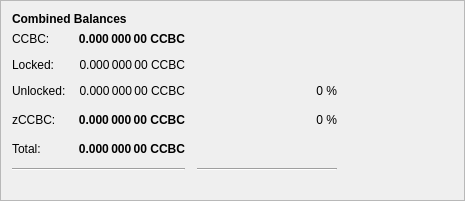
         <widget class="QFrame" name="frame_3">
          <property name="geometry">
           <rect>
            <x>0</x>
            <y>150</y>
            <width>465</width>
            <height>201</height>
           </rect>
          </property>
          <property name="frameShape">
           <enum>QFrame::StyledPanel</enum>
          </property>
          <property name="frameShadow">
           <enum>QFrame::Raised</enum>
          </property>
          <layout class="QVBoxLayout" name="verticalLayout_5">
           <item>
            <layout class="QHBoxLayout" name="horizontalLayout_5" stretch="0">
             <item>
              <widget class="QLabel" name="label_5z">
               <property name="maximumSize">
                <size>
                 <width>16777215</width>
                 <height>20</height>
                </size>
               </property>
               <property name="font">
                <font>
                 <weight>75</weight>
                 <bold>true</bold>
                </font>
               </property>
               <property name="toolTip">
                <string>Combined Balances (including unconfirmed and immature coins)</string>
               </property>
               <property name="text">
                <string>&lt;html&gt;&lt;head/&gt;&lt;body&gt;&lt;p&gt;Combined Balances&lt;/p&gt;&lt;/body&gt;&lt;/html&gt;</string>
               </property>
              </widget>
             </item>
            </layout>
           </item>
           <item>
            <layout class="QGridLayout" name="gridLayout_3">
             <property name="spacing">
              <number>12</number>
             </property>
             <item row="7" column="0" colspan="2">
              <widget class="Line" name="lineSpendableBalance_3">
               <property name="orientation">
                <enum>Qt::Horizontal</enum>
               </property>
              </widget>
             </item>
             <item row="7" column="2">
              <widget class="Line" name="lineWatchBalance_3">
               <property name="sizePolicy">
                <sizepolicy hsizetype="Preferred" vsizetype="Fixed">
                 <horstretch>0</horstretch>
                 <verstretch>0</verstretch>
                </sizepolicy>
               </property>
               <property name="minimumSize">
                <size>
                 <width>140</width>
                 <height>0</height>
                </size>
               </property>
               <property name="orientation">
                <enum>Qt::Horizontal</enum>
               </property>
              </widget>
             </item>
             <item row="4" column="1">
              <widget class="QLabel" name="labelzBalancez">
               <property name="font">
                <font>
                 <weight>75</weight>
                 <bold>true</bold>
                </font>
               </property>
               <property name="cursor">
                <cursorShape>IBeamCursor</cursorShape>
               </property>
               <property name="toolTip">
                <string>Total of transactions that have yet to be confirmed, and do not yet count toward the spendable balance</string>
               </property>
               <property name="text">
                <string notr="true">0.000 000 00 CCBC</string>
               </property>
               <property name="alignment">
                <set>Qt::AlignRight|Qt::AlignTrailing|Qt::AlignVCenter</set>
               </property>
               <property name="textInteractionFlags">
                <set>Qt::LinksAccessibleByMouse|Qt::TextSelectableByKeyboard|Qt::TextSelectableByMouse</set>
               </property>
              </widget>
             </item>
             <item row="6" column="1">
              <widget class="QLabel" name="labelTotalz">
               <property name="font">
                <font>
                 <weight>75</weight>
                 <bold>true</bold>
                </font>
               </property>
               <property name="cursor">
                <cursorShape>IBeamCursor</cursorShape>
               </property>
               <property name="toolTip">
                <string>Total Balance, including unconfirmed and immature coins.</string>
               </property>
               <property name="text">
                <string notr="true">0.000 000 00 CCBC</string>
               </property>
               <property name="alignment">
                <set>Qt::AlignRight|Qt::AlignTrailing|Qt::AlignVCenter</set>
               </property>
               <property name="textInteractionFlags">
                <set>Qt::LinksAccessibleByMouse|Qt::TextSelectableByKeyboard|Qt::TextSelectableByMouse</set>
               </property>
              </widget>
             </item>
             <item row="4" column="3">
              <spacer name="horizontalSpacer_6">
               <property name="orientation">
                <enum>Qt::Horizontal</enum>
               </property>
               <property name="sizeHint" stdset="0">
                <size>
                 <width>40</width>
                 <height>20</height>
                </size>
               </property>
              </spacer>
             </item>
             <item row="6" column="0">
              <widget class="QLabel" name="labelTotalTextz">
               <property name="text">
                <string>Total:</string>
               </property>
              </widget>
             </item>
             <item row="1" column="0">
              <widget class="QLabel" name="labelBalanceTextz">
               <property name="text">
                <string>CCBC:</string>
               </property>
              </widget>
             </item>
             <item row="1" column="1">
              <widget class="QLabel" name="labelBalancez">
               <property name="font">
                <font>
                 <weight>75</weight>
                 <bold>true</bold>
                </font>
               </property>
               <property name="cursor">
                <cursorShape>IBeamCursor</cursorShape>
               </property>
               <property name="toolTip">
                <string>Your current spendable balance</string>
               </property>
               <property name="text">
                <string notr="true">0.000 000 00 CCBC</string>
               </property>
               <property name="alignment">
                <set>Qt::AlignRight|Qt::AlignTrailing|Qt::AlignVCenter</set>
               </property>
               <property name="textInteractionFlags">
                <set>Qt::LinksAccessibleByMouse|Qt::TextSelectableByKeyboard|Qt::TextSelectableByMouse</set>
               </property>
              </widget>
             </item>
             <item row="4" column="0">
              <widget class="QLabel" name="labelzBalanceTextz">
               <property name="toolTip">
                <string/>
               </property>
               <property name="text">
                <string>zCCBC:</string>
               </property>
              </widget>
             </item>
             <item row="4" column="2">
              <widget class="QLabel" name="labelzCCBCPercent">
               <property name="toolTip">
                <string>
                                  Current percentage of zCCBC.
                                  If AutoMint is enabled this percentage will settle around the configured AutoMint percentage (default = 10%)
                                </string>
               </property>
               <property name="text">
                <string>0 %</string>
               </property>
               <property name="alignment">
                <set>Qt::AlignRight|Qt::AlignTrailing|Qt::AlignVCenter</set>
               </property>
              </widget>
             </item>
             <item row="6" column="2">
              <widget class="QLabel" name="label100Percent">
               <property name="text">
                <string/>
               </property>
               <property name="alignment">
                <set>Qt::AlignRight|Qt::AlignTrailing|Qt::AlignVCenter</set>
               </property>
              </widget>
             </item>
             <item row="2" column="1">
              <widget class="QLabel" name="labelLockedBalance">
               <property name="toolTip">
                <string>Locked CCBC or Masternode collaterals. These are excluded from zCCBC minting.</string>
               </property>
               <property name="text">
                <string>0.000 000 00 CCBC</string>
               </property>
               <property name="alignment">
                <set>Qt::AlignRight|Qt::AlignTrailing|Qt::AlignVCenter</set>
               </property>
              </widget>
             </item>
             <item row="2" column="0">
              <widget class="QLabel" name="labelLockedBalanceText">
               <property name="toolTip">
                <string>Locked CCBC or Masternode collaterals. These are excluded from zCCBC minting.</string>
               </property>
               <property name="text">
                <string>Locked:</string>
               </property>
              </widget>
             </item>
             <item row="3" column="0">
              <widget class="QLabel" name="labelUnLockedBalanceText">
               <property name="toolTip">
                <string>Unlocked CCBCs. These can be used for zCCBC minting.</string>
               </property>
               <property name="text">
                <string>Unlocked:</string>
               </property>
              </widget>
             </item>
             <item row="3" column="1">
              <widget class="QLabel" name="labelUnLockedBalance">
               <property name="toolTip">
                <string>Unlocked CCBCs. These can be used for zCCBC minting.</string>
               </property>
               <property name="text">
                <string>0.000 000 00 CCBC</string>
               </property>
               <property name="alignment">
                <set>Qt::AlignRight|Qt::AlignTrailing|Qt::AlignVCenter</set>
               </property>
              </widget>
             </item>
             <item row="3" column="2">
              <widget class="QLabel" name="labelCCBCPercent">
               <property name="text">
                <string>0 %</string>
               </property>
               <property name="alignment">
                <set>Qt::AlignRight|Qt::AlignTrailing|Qt::AlignVCenter</set>
               </property>
              </widget>
             </item>
            </layout>
           </item>
           <item>
            <spacer name="verticalSpacer">
             <property name="orientation">
              <enum>Qt::Vertical</enum>
             </property>
             <property name="sizeHint" stdset="0">
              <size>
               <width>20</width>
               <height>40</height>
              </size>
             </property>
            </spacer>
           </item>
          </layout>
         </widget>
